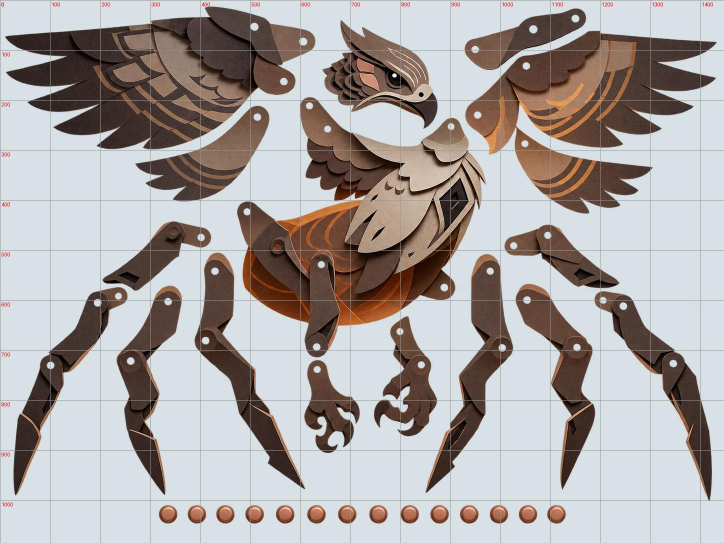
#> input picture it-is-time/Assets/2DResources/Bird/Metadata/Bird_1_coordinates.jpg, 1448 x 1086 px (shown at 1/2 size)
$ python -i mountain_outline.py   (imports and definitions only)
#> lines starting #> are read from the running program, lines starting #| are printed output that depends on the picture
"""Alpha contours for native previews; saved editor rings take precedence."""
from pathlib import Path
import math
import numpy as np
from PIL import Image
import shapely
from shapely.geometry import box
from scipy.ndimage import maximum_filter,minimum_filter

SEAM_WIDTH_WORLD=36.0

# [8 lines left out: function close_seam_mask, not called in this run]

def alpha_rings(path,threshold=96,max_side=1024,atlas=None,world_size=None):
#> called with threshold = 96, max_side = 1024
    with Image.open(path) as source:
#> source is the input picture: PIL image 1448x1086 RGB; mean R, G, B 170.8, 165.2, 163.9
        image=source.convert('RGBA')
        if atlas:
            x,y,w,h=atlas;image=image.crop((x,y,x+w,y+h))
        ratio=min(1,max_side/max(image.size))
#> ratio = 0.707
        image=image.resize(tuple(max(1,round(v*ratio)) for v in image.size),Image.Resampling.LANCZOS)
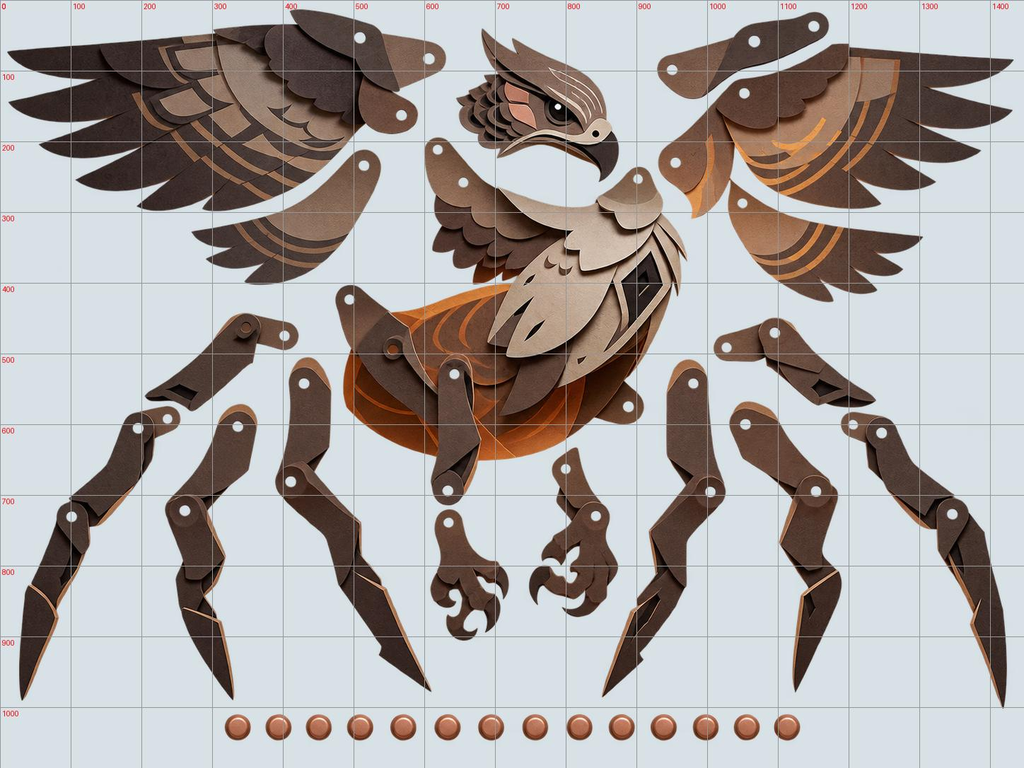
#> image: PIL image 1024x768 RGBA; mean R, G, B, A 170.8, 165.2, 163.9, 255
        mask=np.asarray(image.getchannel('A'))>=threshold
#> mask: shape (768, 1024) bool; every value is 1
    h,w=mask.shape
#> h = 768; w = 1024
    if world_size:
        rx=max(1,round(SEAM_WIDTH_WORLD*.5*w/world_size[0]))
        ry=max(1,round(SEAM_WIDTH_WORLD*.5*h/world_size[1]))
        mask=close_seam_mask(mask,rx,ry)
    runs=[]
    for y,row in enumerate(mask):
        edges=np.diff(np.pad(row.astype(np.int8),(1,1)))
        for start,end in zip(np.flatnonzero(edges==1),np.flatnonzero(edges==-1)):
            runs.append(box(int(start),y,int(end),y+1))
#> after the loop, runs = 768 items
    if not runs:raise ValueError('Mountain image has no opaque pixels: '+str(path))
    geometry=shapely.union_all(runs).simplify(1.25,preserve_topology=True)
    polygons=[geometry] if geometry.geom_type=='Polygon' else list(geometry.geoms)
#> polygons = 1 item
    rings=[]
    for polygon in polygons:
        if polygon.geom_type!='Polygon' or polygon.area<4:continue
        for ring in [polygon.exterior,*polygon.interiors]:
            if abs(shapely.Polygon(ring).area)<4:continue
            points=[[round(x/w,7),round(y/h,7)] for x,y in list(ring.coords)[:-1]]
            if len(points)>=3:rings.append(points)
#> this loop made 1 pass
#> after the loop, rings = [[[0, 0], [0, 1], [1, 1], [1, 0]]]
    if not rings:raise ValueError('Mountain contours are empty: '+str(path))
    return rings

# [37 lines left out: functions world_rings, surface_rings, not called in this run]

>>> result = alpha_rings('../../../../../../../../../../../Assets/2DResources/Bird/Metadata/Bird_1_coordinates.jpg')
#> result = [[[0, 0], [0, 1], [1, 1], [1, 0]]]

$ run again, on it-is-time/Assets/2DResources/Bird/Metadata/Bird_2_coordinates.jpg
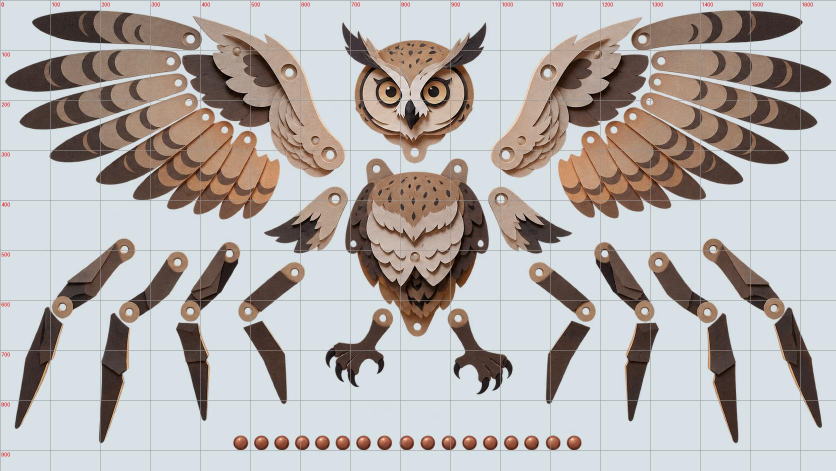
#> input picture it-is-time/Assets/2DResources/Bird/Metadata/Bird_2_coordinates.jpg, 1672 x 941 px (shown at 1/2 size)
#> in alpha_rings, source is the input picture: PIL image 1672x941 RGB; mean R, G, B 180.4, 175, 173.2
#> in alpha_rings, `image=image.resize(tuple(max(1,round(v*ratio)) for v in image.size),Im..`:
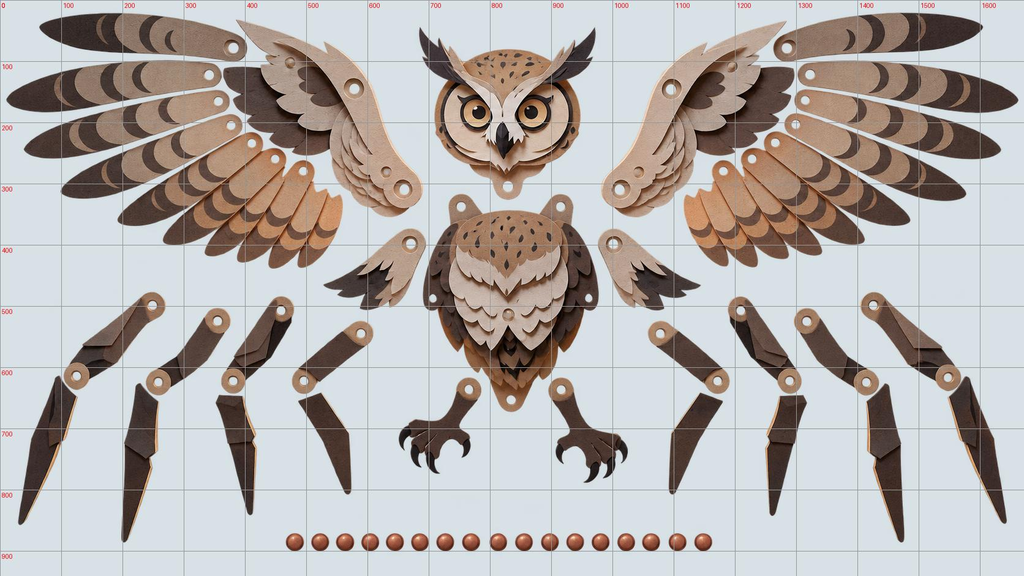
#> image: PIL image 1024x576 RGBA; mean R, G, B, A 180.4, 175.1, 173.2, 255
#> mask: shape (576, 1024) bool; every value is 1
#> after the loop in alpha_rings, `for y,row in enumerate(mask):`: runs = 576 items
#> polygons = 1 item
#> the loop in alpha_rings, `for polygon in polygons:` made 1 pass
#> after the loop in alpha_rings, `for polygon in polygons:`: rings = [[[0, 0], [0, 1], [1, 1], [1, 0]]]

$ run again, on it-is-time/Assets/2DResources/Bird/Metadata/Bird_3_coordinates.jpg
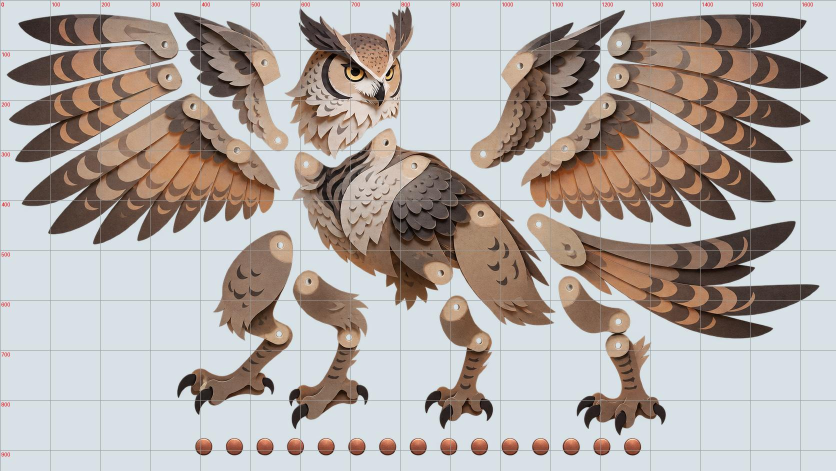
#> input picture it-is-time/Assets/2DResources/Bird/Metadata/Bird_3_coordinates.jpg, 1672 x 941 px (shown at 1/2 size)
#> in alpha_rings, source is the input picture: PIL image 1672x941 RGB; mean R, G, B 178, 169.8, 165.7
#> in alpha_rings, `image=image.resize(tuple(max(1,round(v*ratio)) for v in image.size),Im..`:
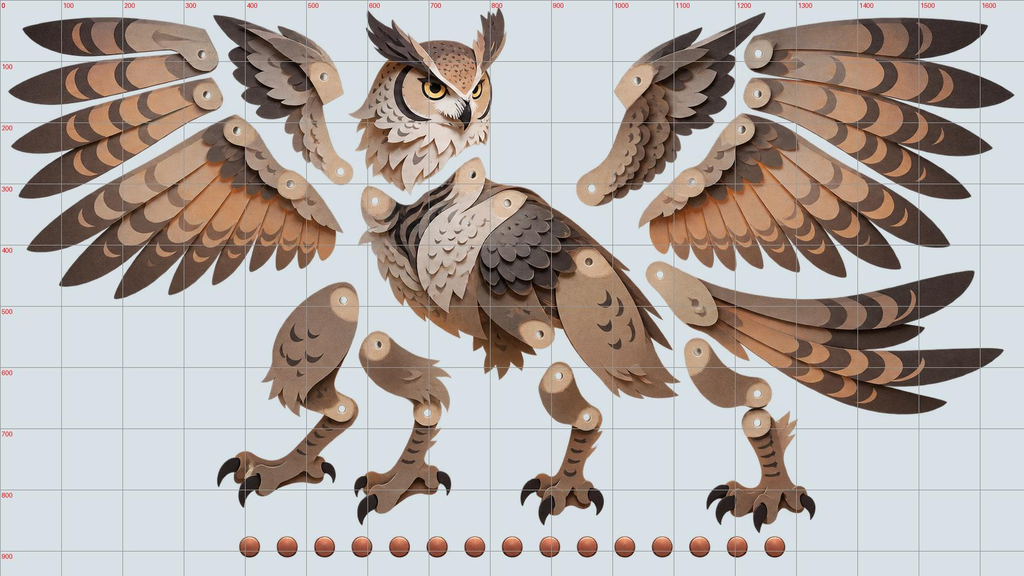
#> image: PIL image 1024x576 RGBA; mean R, G, B, A 178, 169.8, 165.8, 255
#> mask: shape (576, 1024) bool; every value is 1
#> after the loop in alpha_rings, `for y,row in enumerate(mask):`: runs = 576 items
#> polygons = 1 item
#> the loop in alpha_rings, `for polygon in polygons:` made 1 pass
#> after the loop in alpha_rings, `for polygon in polygons:`: rings = [[[0, 0], [0, 1], [1, 1], [1, 0]]]

$ run again, on it-is-time/Assets/2DResources/Bird/Metadata/Bird_1_PartsOverview.png
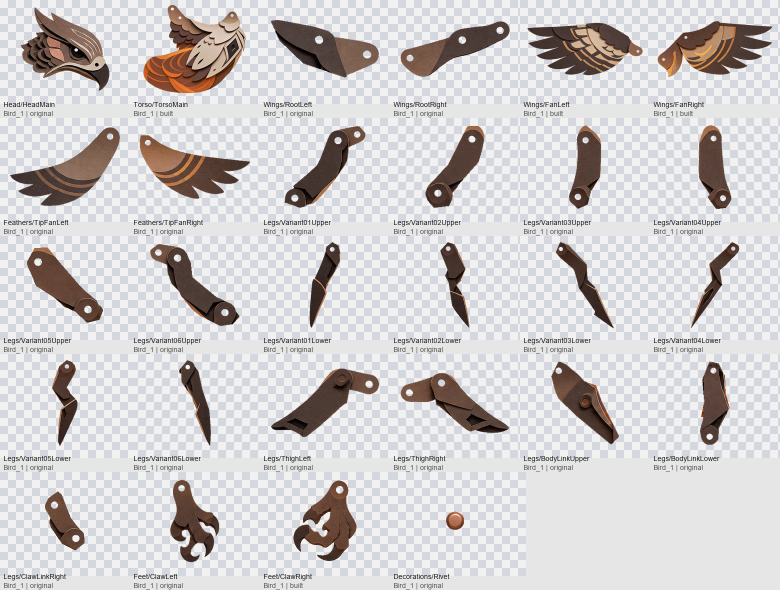
#> input picture it-is-time/Assets/2DResources/Bird/Metadata/Bird_1_PartsOverview.png, 1560 x 1180 px (shown at 1/2 size)
#> in alpha_rings, source is the input picture: PIL image 1560x1180 RGB; mean R, G, B 207.5, 205.2, 205.4
#> in alpha_rings, `image=image.resize(tuple(max(1,round(v*ratio)) for v in image.size),Im..`:
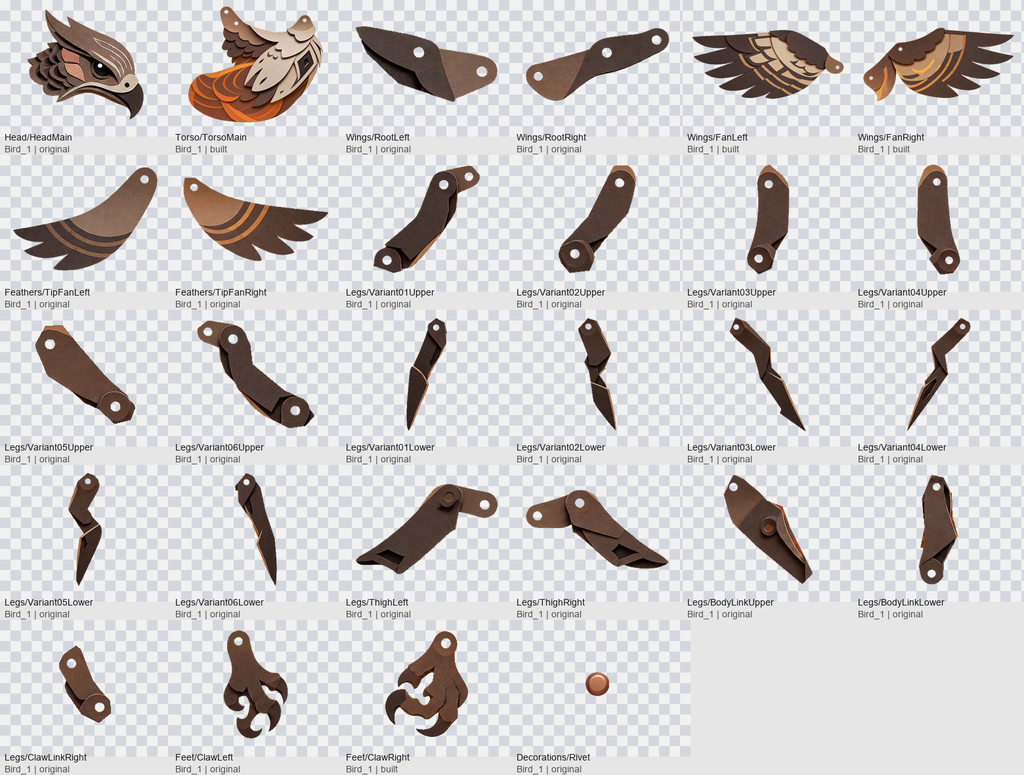
#> image: PIL image 1024x775 RGBA; mean R, G, B, A 207.5, 205.2, 205.4, 255
#> mask: shape (775, 1024) bool; every value is 1
#> after the loop in alpha_rings, `for y,row in enumerate(mask):`: runs = 775 items
#> polygons = 1 item
#> the loop in alpha_rings, `for polygon in polygons:` made 1 pass
#> after the loop in alpha_rings, `for polygon in polygons:`: rings = [[[0, 0], [0, 1], [1, 1], [1, 0]]]
